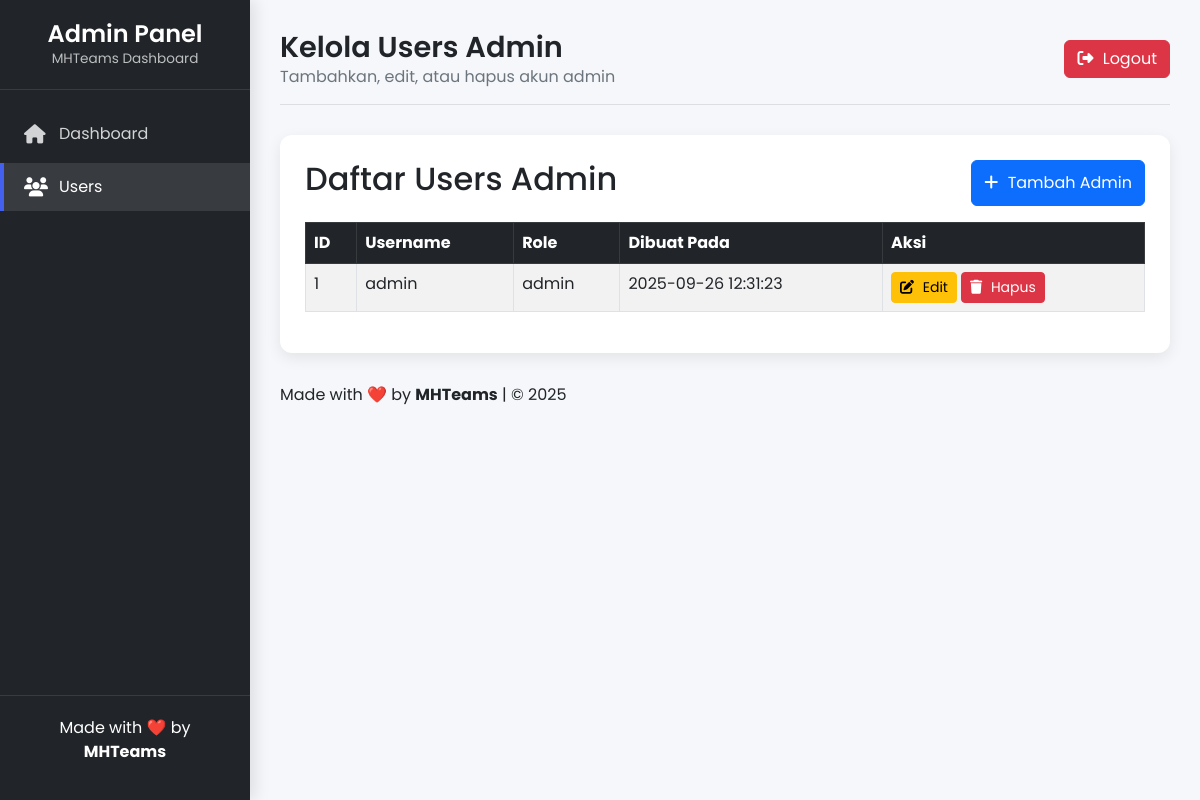
The page /admin/users.php (signed in) on the database its author committed.
### tables this page shows
CREATE TABLE users (
            id INTEGER PRIMARY KEY AUTOINCREMENT,
            username TEXT NOT NULL UNIQUE,
            password TEXT NOT NULL,
            role TEXT NOT NULL CHECK(role='admin'),
            created_at DATETIME DEFAULT CURRENT_TIMESTAMP
        );

### admin/users.php (the view, shortened to what this page needs)
    <?php
include "../config.php";
$users = $conn->query("SELECT id, username, role, created_at FROM users ORDER BY id DESC")->fetchAll(PDO::FETCH_ASSOC);
?>
<!DOCTYPE html>
<html lang="id">
<head>
    <link href="https://cdn.jsdelivr.net/npm/bootstrap@5.3.0/dist/css/bootstrap.min.css" rel="stylesheet">
    <link rel="stylesheet" href="https://cdnjs.cloudflare.com/ajax/libs/font-awesome/6.5.1/css/all.min.css">
</head>
<body>
<div class="admin-container">
    <div class="sidebar" id="sidebar">
        <div class="sidebar-header">
            <h3>Admin Panel</h3>
            <p>MHTeams Dashboard</p>
        </div>
        <div class="sidebar-menu">
            <ul>
                <li><a href="dashboard.php"><i class="fas fa-home"></i> Dashboard</a></li>
                <li><a href="users.php" class="active"><i class="fas fa-users"></i> Users</a></li>
            </ul>
        </div>
        <div class="sidebar-footer">
            <p>Made with ❤️ by <strong>MHTeams</strong></p>
        </div>
    </div>
    <div class="main-content">
        <div class="header">
            <div class="welcome-text">
                <h1>Kelola Users Admin</h1>
                <p>Tambahkan, edit, atau hapus akun admin</p>
            </div>
            <div class="user-info">
                <a href="logout.php" class="btn btn-danger"><i class="fas fa-right-from-bracket"></i> Logout</a>
            </div>
        </div>
        <div class="page-content">
            <div class="d-flex justify-content-between mb-3">
                <h2>Daftar Users Admin</h2>
                <button class="btn btn-primary" data-bs-toggle="modal" data-bs-target="#addModal">
                    <i class="fas fa-plus"></i> Tambah Admin
                </button>
            </div>
            <?php if(count($users) > 0): ?>
            <table class="table table-bordered table-striped">
                <thead class="table-dark">
                    <tr>
                        <th>ID</th>
                        <th>Username</th>
                        <th>Role</th>
                        <th>Dibuat Pada</th>
                        <th>Aksi</th>
                    </tr>
                </thead>
                <tbody>
                    <?php foreach($users as $u): ?>
                    <tr>
                        <td><?= $u['id'] ?></td>
                        <td><?= htmlspecialchars($u['username']) ?></td>
                        <td><?= $u['role'] ?></td>
                        <td><?= $u['created_at'] ?></td>
                        <td>
                            <div class="d-flex gap-1">
                                <button class="btn btn-warning btn-sm" data-bs-toggle="modal" data-bs-target="#editModal<?= $u['id'] ?>">
                                    <i class="fas fa-edit"></i> Edit
                                </button>
                                <form method="post" class="d-inline" onsubmit="return confirm('Yakin ingin menghapus user ini?');">
                                    <button class="btn btn-danger btn-sm"><i class="fas fa-trash"></i> Hapus</button>
                                </form>
                            </div>
                        </td>
                    </tr>
                    <?php endforeach; ?>
                </tbody>
            </table>
            <?php endif; ?>
        </div>
        <div class="footer mt-4">
            <p>Made with ❤️ by <strong>MHTeams</strong> | © <?= date('Y'); ?></p>
        </div>
    </div>
</div>
</body>
</html>

### admin/users.php (style rules this page uses)
:root { --primary: #4361ee; --secondary: #3f37c9; --success: #4cc9f0; --danger: #f72585; --warning: #f8961e; --dark: #212529; --light: #f8f9fa; --sidebar-width: 250px; --transition: all 0.3s ease; }
* { margin: 0; padding: 0; box-sizing: border-box; font-family: 'Poppins', sans-serif; }
body { background: #f5f7fa; color: var(--dark); min-height: 100vh; }
.admin-container { display: flex; min-height: 100vh; }
.sidebar { width: var(--sidebar-width); background: var(--dark); color: white; position: fixed; height: 100vh; transition: var(--transition); z-index: 1000; box-shadow: 5px 0 15px rgba(0, 0, 0, 0.1); }
.sidebar-header { padding: 20px; text-align: center; border-bottom: 1px solid rgba(255, 255, 255, 0.1); }
.sidebar-header h3 { font-weight: 600; font-size: 1.5rem; margin: 0; }
.sidebar-header p { font-size: 0.85rem; color: rgba(255, 255, 255, 0.7); margin: 0; }
.sidebar-menu { padding: 20px 0; }
.sidebar-menu ul { list-style: none; padding: 0; }
.sidebar-menu li { margin-bottom: 5px; }
.sidebar-menu a { display: flex; align-items: center; padding: 12px 20px; color: rgba(255, 255, 255, 0.8); text-decoration: none; transition: var(--transition); border-left: 4px solid transparent; }
.sidebar-menu a.active { background: rgba(255, 255, 255, 0.1); color: white; border-left: 4px solid var(--primary); }
.sidebar-menu i { margin-right: 15px; font-size: 1.2rem; width: 20px; text-align: center; }
.sidebar-footer { position: absolute; bottom: 0; width: 100%; padding: 20px; text-align: center; border-top: 1px solid rgba(255, 255, 255, 0.1); }
.main-content { flex: 1; margin-left: var(--sidebar-width); padding: 30px; transition: var(--transition); }
.header { display: flex; justify-content: space-between; align-items: center; margin-bottom: 30px; padding-bottom: 15px; border-bottom: 1px solid rgba(0, 0, 0, 0.1); }
.welcome-text h1 { font-size: 1.8rem; font-weight: 600; margin: 0; }
.welcome-text p { color: #6c757d; margin: 0; }
.user-info { display: flex; align-items: center; }
.page-content { background: white; border-radius: 12px; padding: 25px; box-shadow: 0 5px 15px rgba(0, 0, 0, 0.08); margin-bottom: 30px; }
.btn i { margin-right: 5px; }

### rows shown on the page
users: id "1", username "admin", role "admin", created_at "2025-09-26 12:31:23"
